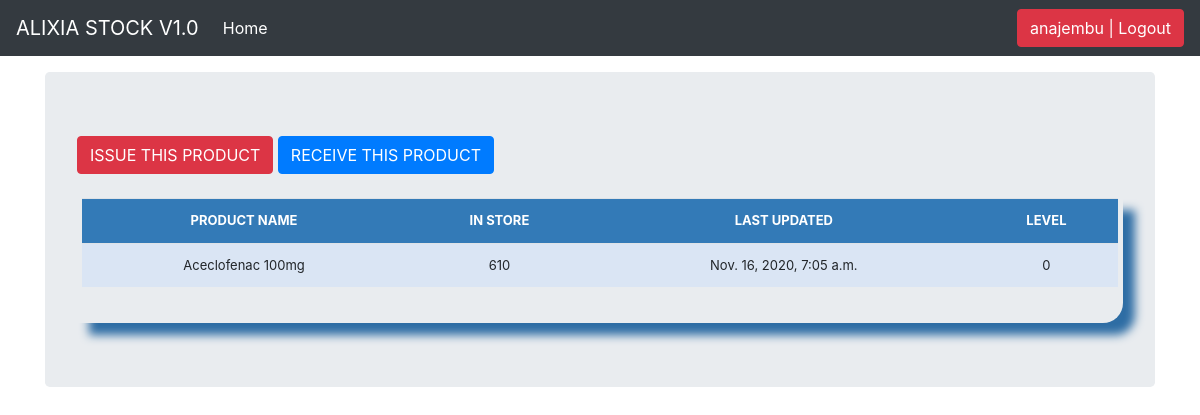
Screenshot of /stock_detail/2/ (signed in) with the database file from the repository.
### stockmanager/models.py (models this page shows, shortened)
class Stock(models.Model):
	category = models.ForeignKey(Category, on_delete=models.CASCADE, blank=True)
	item_name = models.CharField(max_length=50, blank=True, null=True)
	quantity = models.IntegerField(default='0', blank=False, null=True)
	receive_quantity = models.IntegerField(default='0', blank=True, null=True)
	receive_by = models.CharField(max_length=50, blank=True, null=True)
	issue_quantity = models.IntegerField(default='0', blank=True, null=True)
	issue_by = models.CharField(max_length=50, blank=True, null=True)
	issue_to = models.CharField(max_length=50, blank=True, null=True)
	phone_number = models.CharField(max_length=50, blank=True, null=True)
	created_by = models.CharField(max_length=50, blank=True, null=True)
	reorder_level = models.IntegerField(default='0', blank=True, null=True)
	last_updated = models.DateTimeField(auto_now_add=False, auto_now=True)
	timestamp = models.DateTimeField(auto_now_add=True, auto_now=False)

### stockmanager/views.py (the view)
# urls.py: path('stock_detail/<str:pk>/', views.stock_detail, name="stock_detail"),
def stock_detail(request, pk):
	queryset = Stock.objects.get(id=pk)
	context = {
		"queryset": queryset,
	}
	return render(request, "stock_detail.html", context)

### stockmanager/templates/stock_detail.html (shortened to what this page needs)
{% load static %}
{% load crispy_forms_tags %}
<!DOCTYPE html>
<html lang="en">
  <head>
<link href="{% static 'css/stylesheet.css' %}" rel="stylesheet">
<link href="{% static 'css/bootstrap.min.css' %}" rel="stylesheet">
    <link href="{% static 'css/navbar-top-fixed.css' %}" rel="stylesheet">
  </head>
  <body>
  {% include 'navbar.html' %}
<main role="main" class="container">
  <div class="jumbotron">
    <a href="{% url 'issue_items' queryset.id %}"><div class='btn btn-danger'>ISSUE THIS PRODUCT</div></a>
    <a href="{% url 'receive_items' queryset.id %}"><div class='btn btn-primary'>RECEIVE THIS PRODUCT</div></a>
        <br><br>
        <div class="display_table">
          <table class='table'>
                  <tr>
                    <th>PRODUCT NAME</th>
                    <th>IN STORE</th>
                    <th>LAST UPDATED</th>
                    <th>LEVEL</th>
                  </tr>
                  <tr>
                    <td>{{queryset.item_name}}</td>
                    <td>{{queryset.quantity}}</td>
                    <td>{{queryset.last_updated}}</td>
                    <td>{{queryset.reorder_level}}</td>
                  </tr>
          </table>
        </div>
  </div>
</main>
      </body>
</html>

### stockmanager/templates/navbar.html (shortened to what this page needs)
<nav class="navbar navbar-expand-md navbar-dark fixed-top bg-dark">
  <a class="navbar-brand" href="/">ALIXIA STOCK V1.0</a>
  <div class="collapse navbar-collapse" id="navbarCollapse">
    <ul class="navbar-nav mr-auto">
      <li class="nav-item active">
        <a class="nav-link" href="/list_items">Home <span class="sr-only">(current)</span></a>
      </li>
    </ul>
    <ul class="navbar-nav">
        {% if request.user.is_authenticated %}
        <li><a href="/accounts/logout"><button class="btn btn-danger">{{ user }} | Logout</button></a></li>
        {% else %}
        <li><a href="/accounts/login">Login</a></li>
        {% endif %}
    </ul>
  </div>
</nav>

### stockmanager/static/css/stylesheet.css (style rules this page uses)
body { background-color: #34eb6b; }
.table { font-size: 13px; text-align: center; width: 95%; margin: auto; }
.table tr:nth-child(odd) { background: #B8CAE4 }
.table tr:nth-child(even) { background: #dae5f4 }
th { background-color: #337ab7; color: white; }
.display_table { border-bottom-right-radius: 20px; padding-left: 5px; padding-right: 5px; padding-bottom: 20px; box-shadow: 12px 12px 10px #2e6da4; }

### stockmanager/static/css/navbar-top-fixed.css (style rules this page uses)
body { min-height: 75rem; padding-top: 4.5rem; }

### rows the page displays
Stock: item_name "Aceclofenac 100mg", quantity "610", last_updated "Nov. 16, 2020, 7:05 a.m.", reorder_level "0"

### other values shown
{{ user }} "anajembu"
